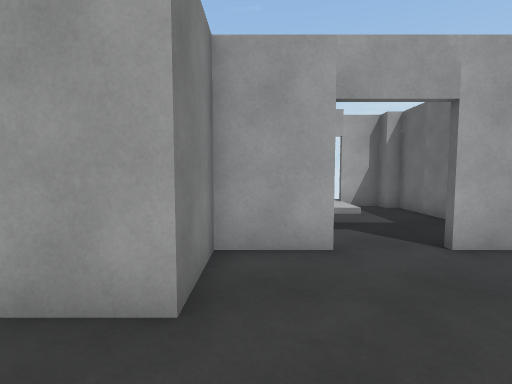
View 1 (above)

22 first-person views from a walk through a scene from a Unity 3-D project. The camera is 1.3 m above the floor, tilts 4° down and sees 85° across. The floor is counted in squares, 1 m on a side. Each view is taken from the middle of a square. On the plan, view 1 faces up. The plan holds only what a view shows up to about 13 squares ahead; the rest is blank. The place goes on beyond the plan. The player is left out. Door leaves are left out, so doorways stand open. Surface patterns are stand-ins for the level's own textures.

View 2
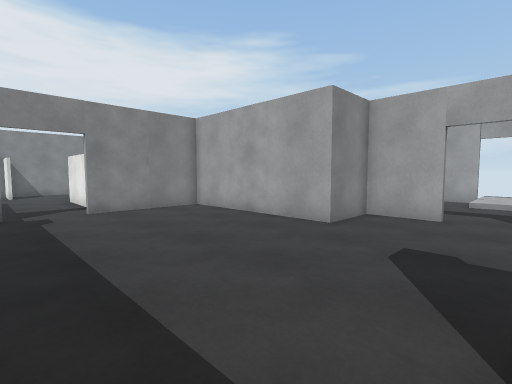

View 3
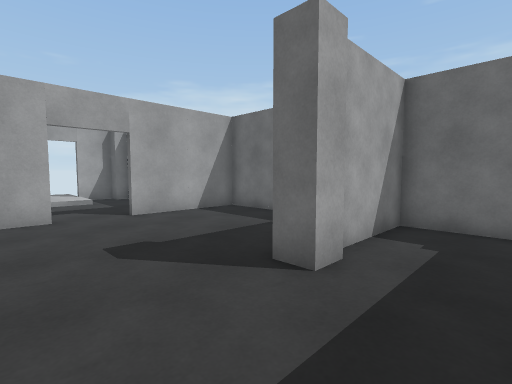

View 4
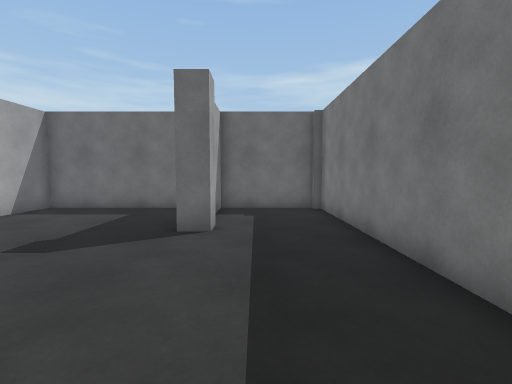

View 5
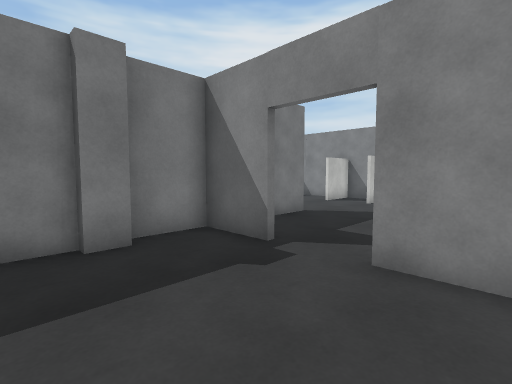

View 6
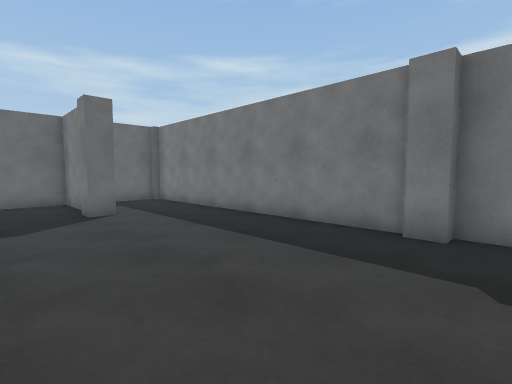

View 7
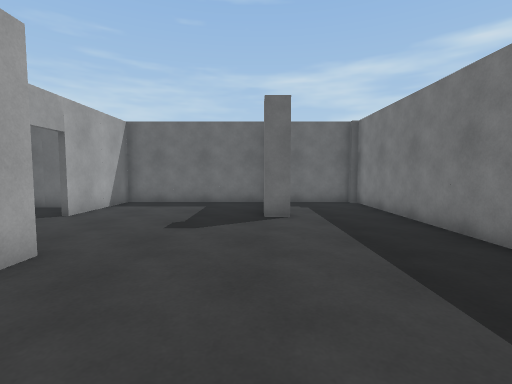

View 8
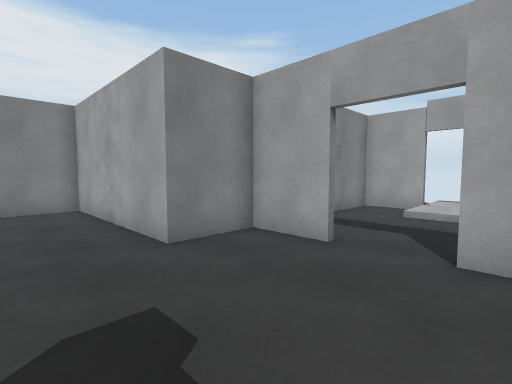

View 9
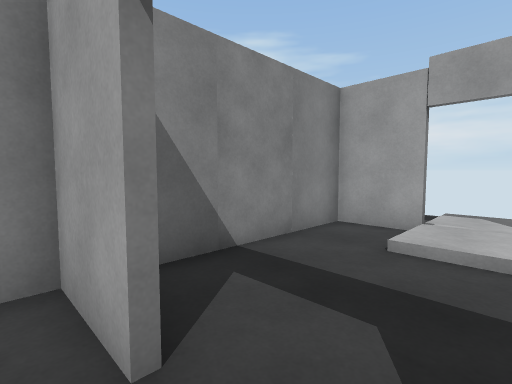

View 10
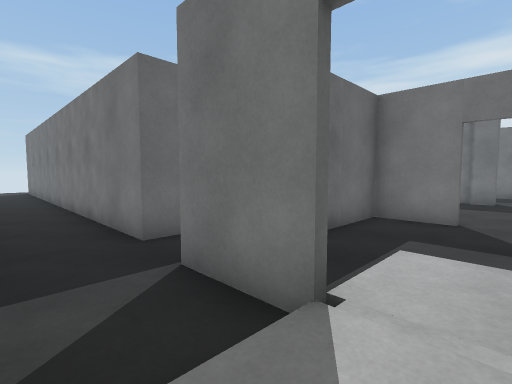

View 11
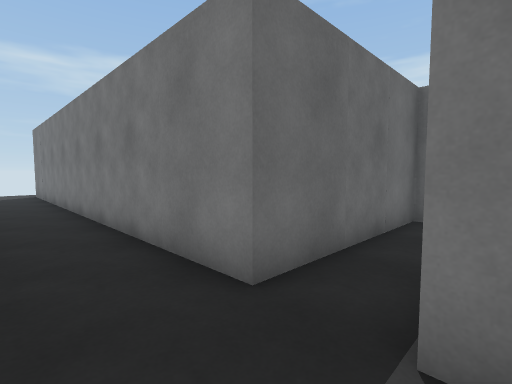

View 12
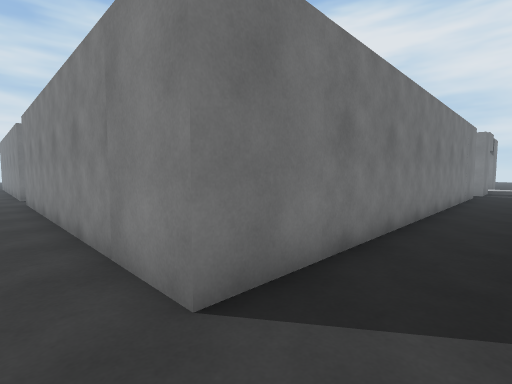

View 13
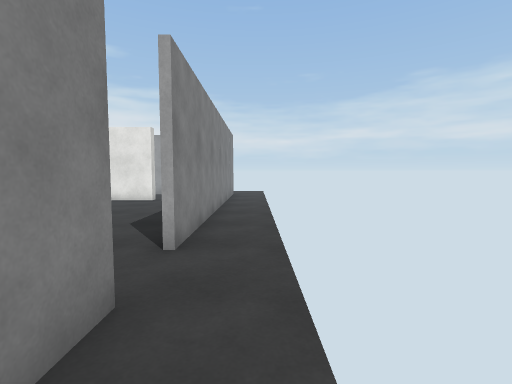

View 14
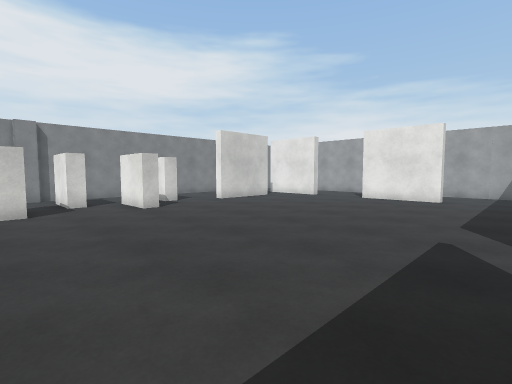

View 15
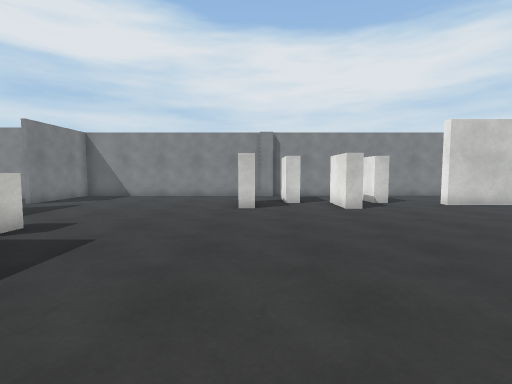

View 16
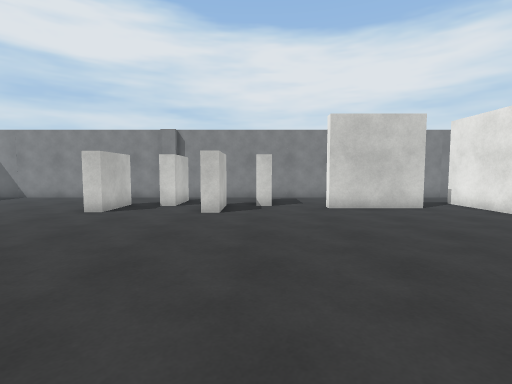

View 17
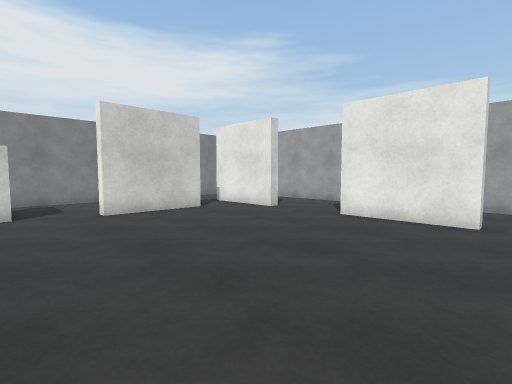

View 18
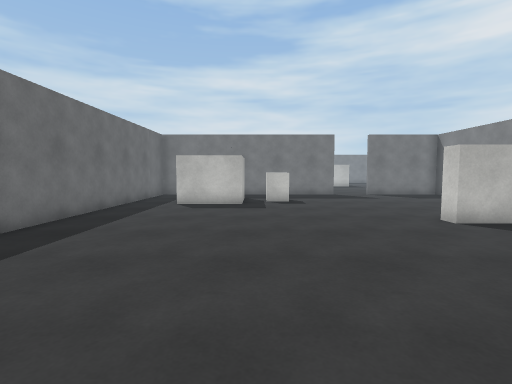

View 19
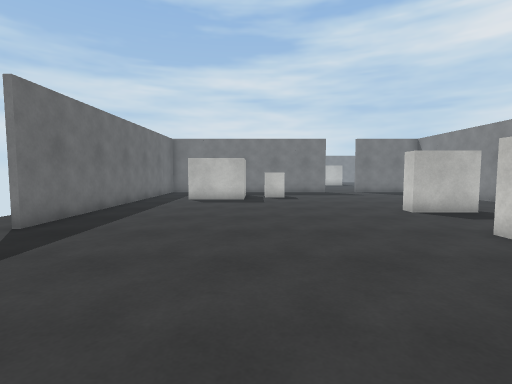

View 20
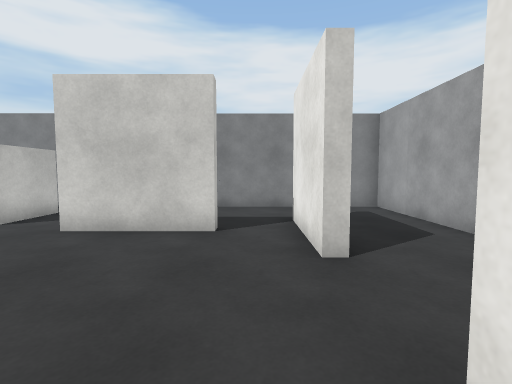

View 21
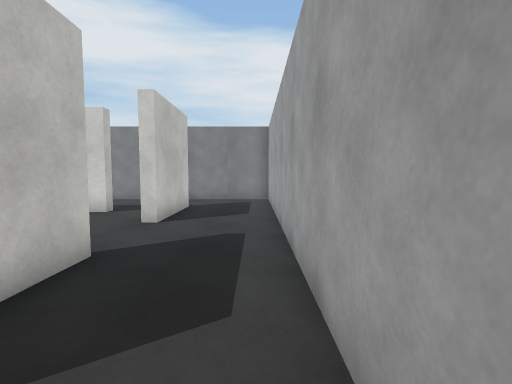

View 22
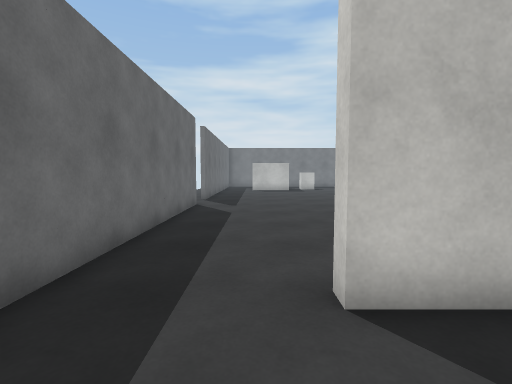

### Floor plan
Ten units are one square. View 1 is at (0, 0); x grows to the right and y downward. Boxes are objects, and circles mark ways between rooms. Rooms are numbered by the first view taken in them; rooms with no view inside come last. Other rooms are left out.
<svg viewBox="-75 -120 316 250">
<path fill="none" stroke="#000" d="M39 15 72 15M14 -46 -7 -46 -7 -24 -69 -24 -69 16M-42 54 65 54M-69 35 -69 56 -49 56M75 17 44 17M72 45 72 -46M75 -46 33 -46M33 -110 45 -110M72 -47 72 -108 236 -108 236 15M236 34 236 46M109 22 130 22 130 28 109 28M90 4 112 4 112 11 100 11M106 60 130 60 130 68M234 15 234 -75M114 -51 119 -51 119 -17 114 -17M90 41 112 41 112 47 90 47M166 -74 202 -74 202 -70 166 -70M75 -29 75 17M102 -74 138 -74 138 -70 102 -70M186 118 186 105 214 105M75 91 75 101M75 -75 75 -46M206 -106 75 -106 75 -95M234 120 234 34M14 -108 -7 -108 -7 -57M33 -48 53 -48 53 -102M45 -108 33 -108"/>
<rect x="-55" y="45" width="10" height="10" fill="#bbb"><title>pillar</title></rect>
<rect x="25" y="5" width="10" height="20" fill="#bbb"><title>pillar</title></rect>
<rect x="45" y="-115" width="10" height="10" fill="#bbb"><title>pillar</title></rect>
<rect x="65" y="45" width="20" height="10" fill="#bbb"><title>pillar</title></rect>
<rect x="165" y="115" width="10" height="10" fill="#bbb"><title>block</title></rect>
<circle cx="25" cy="-50" r="3" fill="#2a7"/>
<circle cx="235" cy="25" r="3" fill="#2a7"/>
<circle cx="25" cy="-110" r="3" fill="#2a7"/>
<text x="0" y="10">1</text>
<text x="60" y="-90">2</text>
<text x="160" y="10">3</text>
<text x="20" y="-80">4</text>
</svg>
Room 1 opens to room 4. Room 2 opens to room 3. Room 2 opens to room 4.

Where each view was taken, in squares from view 1:
view 1: 0 up, 0 right, facing up
view 2: 4 down, 3 right, facing up-left
view 3: 4 down, 0 right, facing up-right
view 4: 3 down, 3 left, facing right
view 5: 0 up, 3 left, facing down-left
view 6: 1 up, 6 left, facing down-right
view 7: 1 down, 5 left, facing right
view 8: 0 up, 4 right, facing up-left
view 9: 4 up, 3 right, facing up-left
view 10: 13 up, 2 right, facing down-right
view 11: 13 up, 5 right, facing down-right
view 12: 13 up, 25 right, facing down-left
view 13: 6 down, 25 right, facing up
view 14: 7 down, 23 right, facing up-left
view 15: 6 down, 23 right, facing left
view 16: 1 down, 22 right, facing left
view 17: 1 down, 21 right, facing up-left
view 18: 1 up, 18 right, facing down
view 19: 3 up, 18 right, facing down
view 20: 6 up, 18 right, facing left
view 21: 10 up, 21 right, facing left
view 22: 10 up, 21 right, facing down
